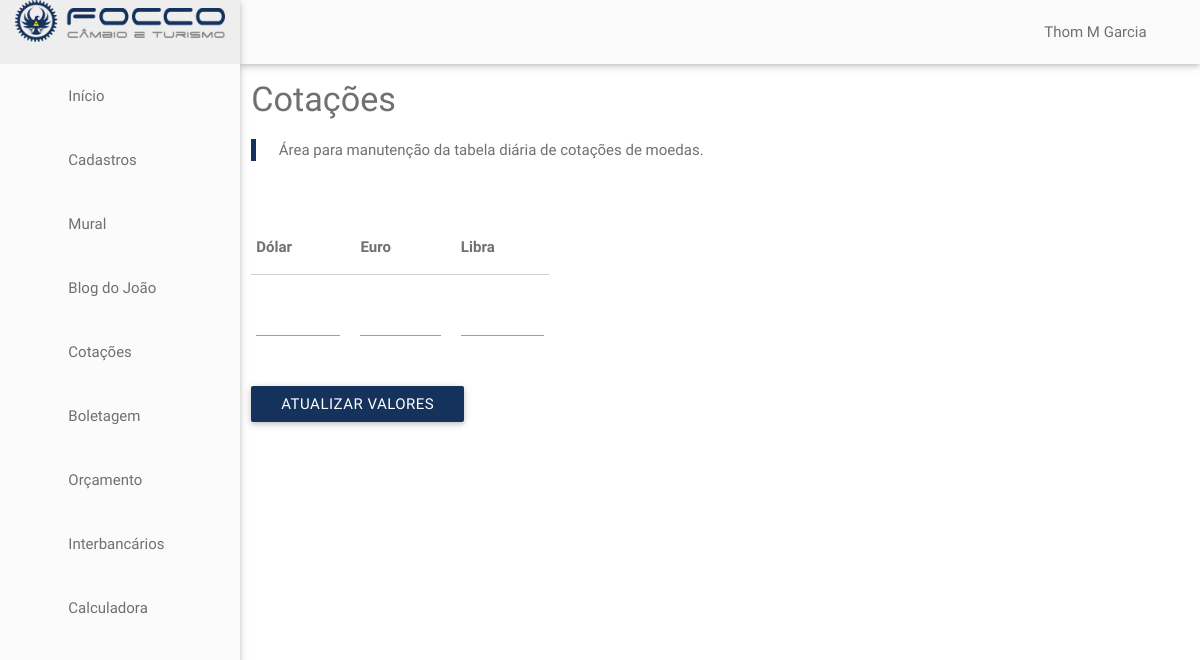
The page /dashboard/cotacoes/index_bkp.php (signed in) on the database as committed earlier.
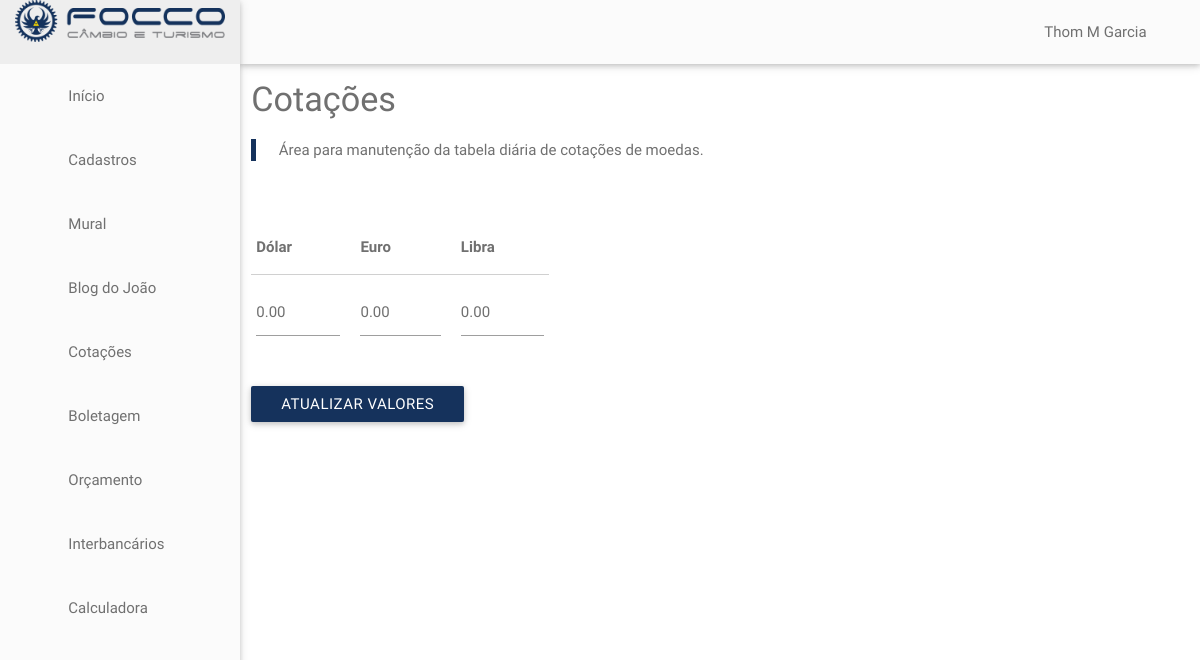
The same page on the database as committed later.
### tables this page shows
CREATE TABLE IF NOT EXISTS `cotacoes` (
  `dolar` decimal(10,2) DEFAULT NULL,
  `euro` decimal(10,2) DEFAULT NULL,
  `libra` decimal(10,2) DEFAULT NULL
);

### dashboard/cotacoes/index_bkp.php (the view, shortened to what this page needs)
<?php
include "../includes/header.php";
include "../core/database.php";
$sql_query = "SELECT * FROM cotacoes;";
$result = mysqli_query($conn, $sql_query);
$rows = array();
while($row = mysqli_fetch_array($result)) $rows[] = $row;
$dolar = $rows[0]['dolar'];
$euro = $rows[0]['euro'];
$libra = $rows[0]['libra'];
?>
<main>
  <div class="row">
    <div class="col s12">
      <h4>Cotações</h4>
      <blockquote>
        Área para manutenção da tabela diária de cotações de moedas.
      </blockquote>
    </div>
  </div>
  <form id="form-cotacoes">
    <div class="row">
      <div class="col s4">
        <table class="cotation-table">
          <thead>
            <tr>
              <th>Dólar</th>
              <th></th>
              <th>Euro</th>
              <th></th>
              <th>Libra</th>
            </tr>
          </thead>
          <tbody>
            <tr>
              <td><input type="number" step="0.01" id="input-dolar" value="<?php echo $dolar ?>"></td>
              <td></td>
              <td><input type="number" step="0.01" id="input-euro" value="<?php echo $euro ?>"></td>
              <td></td>
              <td><input type="number" step="0.01" id="input-libra" value="<?php echo $libra ?>"></td>
            </tr>
          </tbody>
        </table>
      </div>
    </div>
    <div class="row">
      <div class="col s12">
        <input type="submit" id="input-submit" value="Atualizar valores" class="btn bg-blue" />
      </div>
    </div>
  </form>
</main>
<?php
include '../includes/footer.php';
?>

Rows that differ between the two databases and show on the page:
added cotacoes: dolar "0.00", euro "0.00", libra "0.00"
